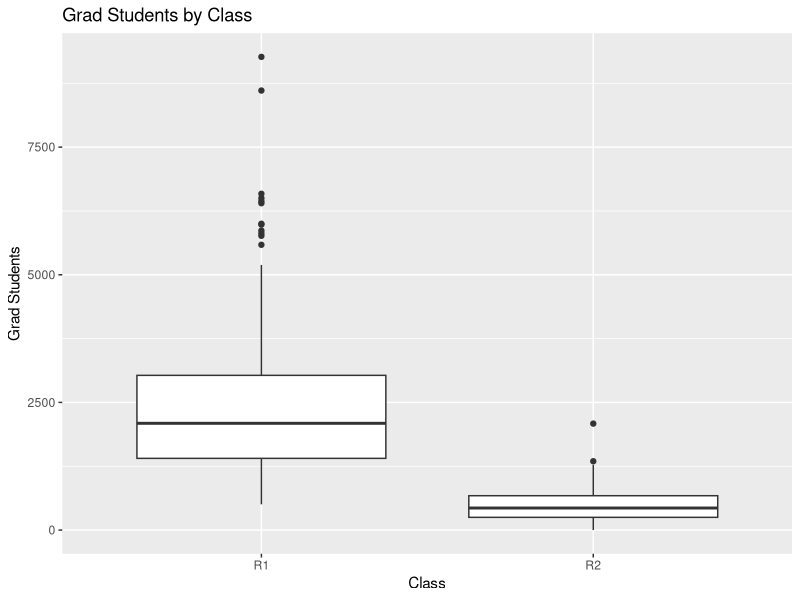
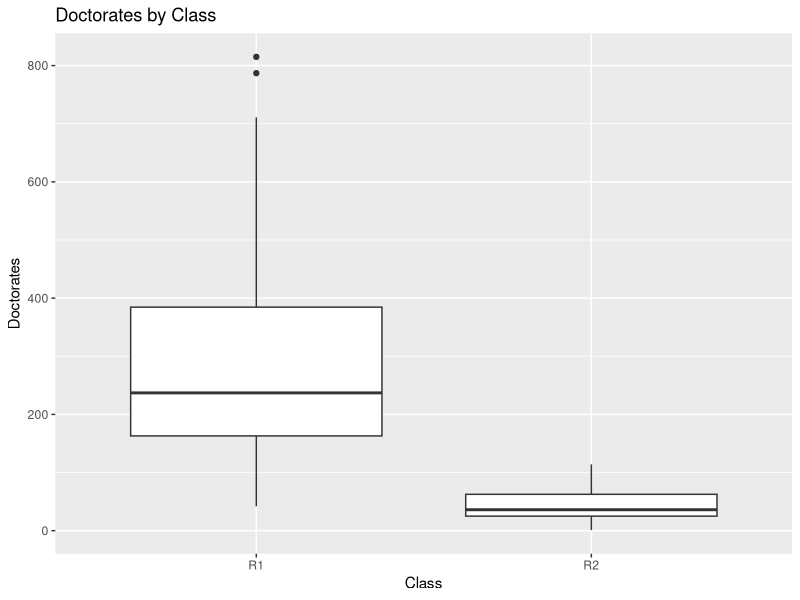
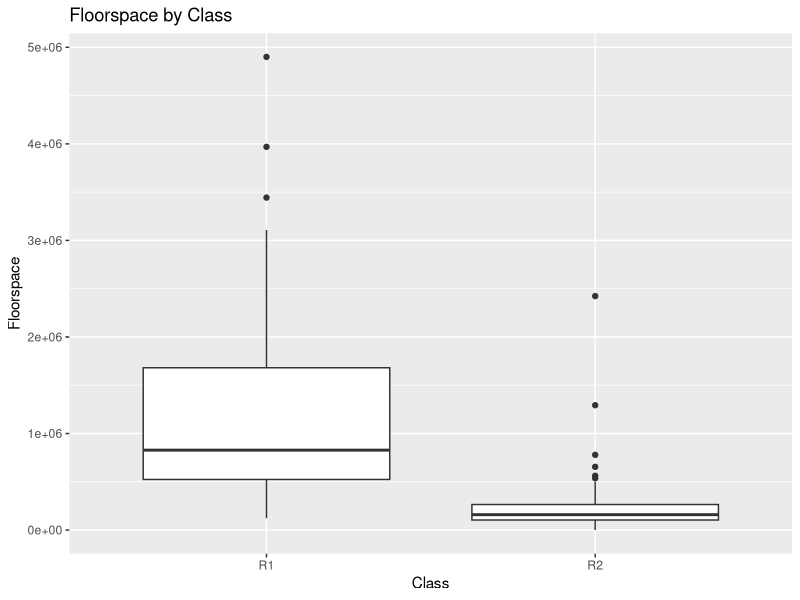
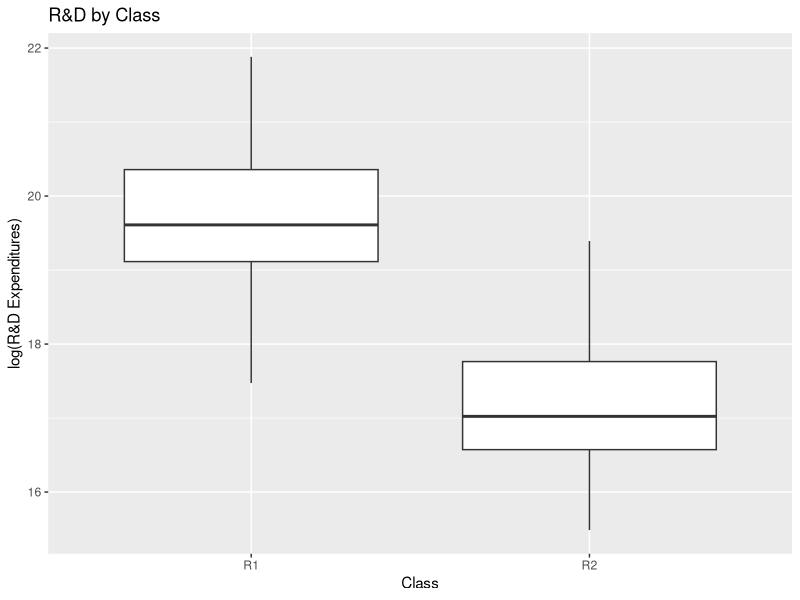

Recreate these plots in R, in order. (Note: this script raises an error after producing the figures.)
## ---- chunk 1
knitr::opts_chunk$set(echo = TRUE)
## ---- chunk 2
carnegie<-read.csv("carnegie.csv",stringsAsFactors = T)
carnegie$Class.num <- factor(carnegie$Class, levels = c("R2","R1"))
carnegie$logexp<-log(carnegie$R.D.expenditures*1000)
# This makes sure we're predicting what else is needed on top of an R2 university to reach R1

head(carnegie)
## ---- chunk 3
library(ggplot2)
ggplot(carnegie, aes(x=Class, y=grad.students)) + geom_boxplot() + 
    xlab("Class") + ylab("Grad Students") + ggtitle("Grad Students by Class")

ggplot(carnegie, aes(x=Class, y=Doctorates)) + geom_boxplot() + 
    xlab("Class") + ylab("Doctorates") + ggtitle("Doctorates by Class")

ggplot(carnegie, aes(x=Class, y=floorspace)) + geom_boxplot() + 
    xlab("Class") + ylab("Floorspace") + ggtitle("Floorspace by Class")

ggplot(carnegie, aes(x=Class, y=logexp)) + geom_boxplot() + 
    xlab("Class") + ylab("log(R&D Expenditures)") + ggtitle("R&D by Class")
## ---- chunk 4

model1<-glm(Class.num~Doctorates+grad.students+Doctorates:grad.students+logexp+floorspace,
            data=carnegie,
            family="binomial")
AIC(model1)
## ---- chunk 5
library(caret)

fitControl <- trainControl(method = "repeatedcv", number = 5, repeats = 1, classProbs = TRUE, summaryFunction = mnLogLoss)

glmnet.fit <- train(Class.num ~ poly(Doctorates, 2) + poly(grad.students, 2) + Doctorates:grad.students + logexp + floorspace,
                    data = carnegie,
                    method = "glmnet",
                    trControl = fitControl,
                    metric = "logLoss")

coef(glmnet.fit$finalModel, glmnet.fit$finalModel$lambdaOpt)

library(pROC)
model <- glm(Class.num~poly(Doctorates,2)+poly(grad.students,2)+logexp,data=carnegie)
simple.predprobs<-predict(carnegie,model,type="response")
simple.roc<-roc(response=carnegie$Class,predictor=simple.predprobs,levels=c("R2","R1"))
plot(simple.roc)

